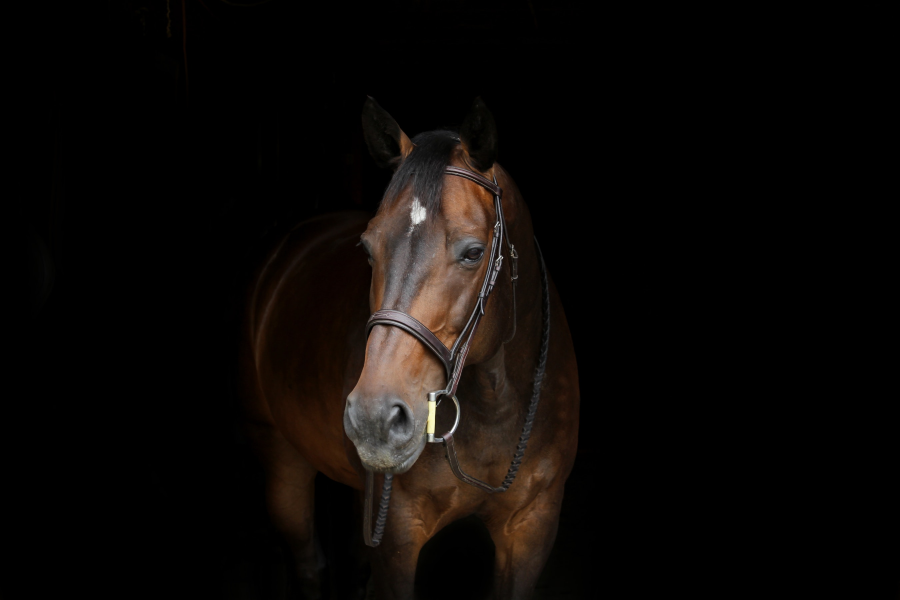
#> input picture 1_image_processing/horse.jpg, 2700 x 1800 px, found by its file name (shown at 1/3 size)
$ jupyter execute 5_Histogram_masking_equalization.ipynb   (shell and % lines are left out)
#> lines starting #> are read from the running program, lines starting #| are printed output that depends on the picture
[cell 1]
import cv2
import matplotlib.pyplot as plt
import numpy as np

[cell 2]
dark_horse= cv2.imread("C:/Artificial Intelligence/2_Computer_Vision/1_image_processing/horse.jpg")
#> dark_horse is the input picture: shape (1800, 2700, 3); mean B, G, R 6.9, 8.9, 12
show_horse=cv2.cvtColor(dark_horse, cv2.COLOR_BGR2RGB)
#dark_horse is in the form of BGR format
#and Show_horse is in the RGB format

rainbow= cv2.imread("C:/Artificial Intelligence/2_Computer_Vision/1_image_processing/rainbow.jpg")
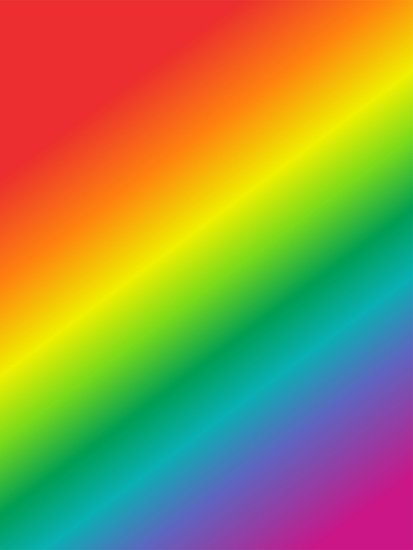
#> input picture 1_image_processing/rainbow.jpg, 413 x 550 px, found by its file name
#> rainbow is the input picture: shape (550, 413, 3); mean B, G, R 72.8, 142.3, 152.3
show_rainbow=cv2.cvtColor(rainbow, cv2.COLOR_BGR2RGB)

blue_bricks= cv2.imread("C:/Artificial Intelligence/2_Computer_Vision/1_image_processing/bricks.jpg")
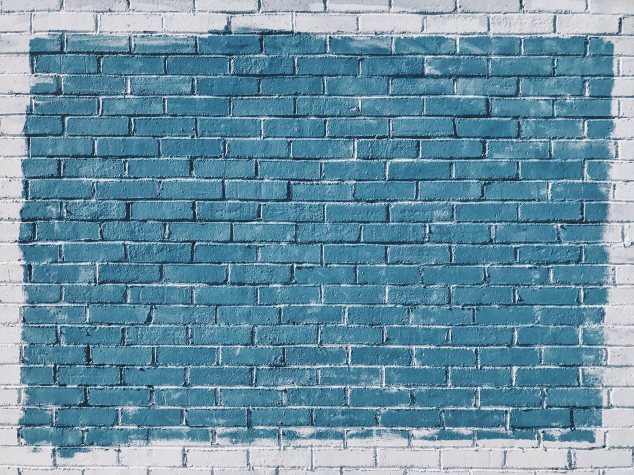
#> input picture 1_image_processing/bricks.jpg, 1267 x 950 px, found by its file name (shown at 1/2 size)
#> blue_bricks is the input picture: shape (950, 1267, 3); mean B, G, R 163.5, 144, 104.9
show_bricks=cv2.cvtColor(blue_bricks, cv2.COLOR_BGR2RGB)

[cell 3]
plt.imshow(dark_horse)

[cell 4]
plt.imshow(show_horse)

[cell 5]
plt.imshow(rainbow)

[cell 6]
plt.imshow(show_rainbow)

[cell 7]
plt.imshow(blue_bricks)

[cell 8]
plt.imshow(show_bricks)

#OpenCv Histogram
#uncomplete

cv2.calcHist(images, channels, mask, histSize, ranges[,hist[, accumulator]])

images:
channels:it is also given in square brackests, It is the index of channel for which we calculate histogram
,for example , if input is grayscale image , it svalue is [0],
[0]
[1]
[2]

[cell 9]
hist_values=cv2.calcHist([blue_bricks], channels=[0], mask=None, histSize=[256],ranges=[0,255])
#> hist_values = 256 values, max 19329 at index 150, min 0 at index 0, mean 4694.2

#here the blue channel is used

[cell 10]
hist_values.shape #256 hist size and 1: one channel
#> Out = (256, 1)

#let us visulaize the contribition of blue channel

[cell 11]
plt.plot(hist_values)
#> figure, not shown here; curve peaks at x = 150, y = 19329

[cell 12]
hist_values=cv2.calcHist([blue_bricks], channels=[1], mask=None, histSize=[256],ranges=[0,255])
#> hist_values = 256 values, max 17804 at index 124, min 0 at index 0, mean 4700.9

#here the Greeb channel is used

[cell 13]
hist_values.shape
#> Out = (256, 1)

[cell 14]
plt.plot(hist_values)
#> figure, not shown here; curve peaks at x = 124, y = 17804

[cell 15]
hist_values=cv2.calcHist([blue_bricks], channels=[2], mask=None, histSize=[256],ranges=[0,255])
#> hist_values = 256 values, max 16885 at index 63, min 0 at index 255, mean 4701.7

#here the red channel is used

[cell 16]
hist_values.shape
#> Out = (256, 1)

[cell 17]
plt.plot(hist_values)
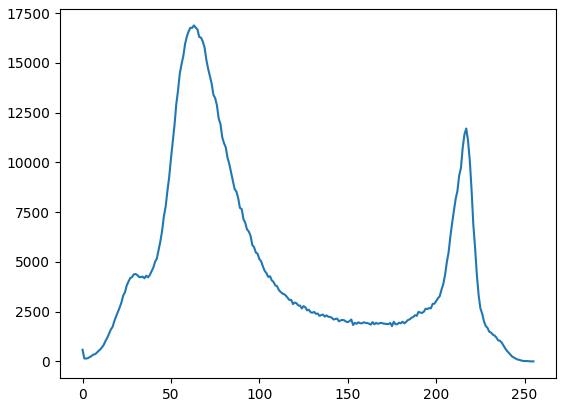
#> figure drawn by matplotlib, 1 panel; curve peaks at x = 63, y = 16885

[cell 18]
#eqaulization and masking are same

#this is give contribution blue channel in the overall image

[cell 19]
hist_values=cv2.calcHist([dark_horse], channels=[0], mask=None, histSize=[256],ranges=[0,255])
#> hist_values = 256 values, max 3726045 at index 0, min 0 at index 255, mean 18984.3

#here the blue channel is used

[cell 20]
hist_values.shape
#> Out = (256, 1)

[cell 21]
plt.plot(hist_values)
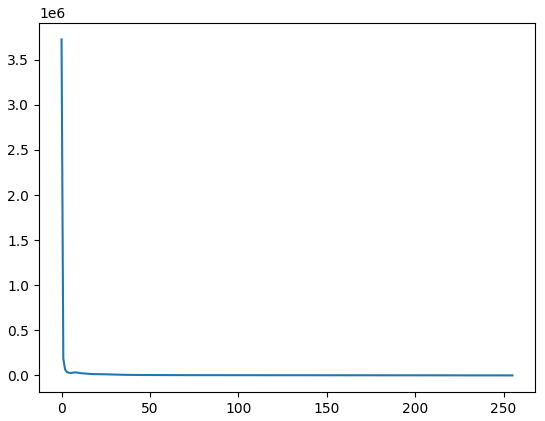
#> figure drawn by matplotlib, 1 panel; curve peaks at x = 0, y = 3726045

[cell 22]
hist_values=cv2.calcHist([dark_horse], channels=[2], mask=None, histSize=[256],ranges=[0,255])
#> hist_values = 256 values, max 3582424 at index 0, min 0 at index 255, mean 18984.3

#here the red channel is used

[cell 23]
hist_values.shape
#> Out = (256, 1)

[cell 24]
plt.plot(hist_values)
#> figure, not shown here; curve peaks at x = 0, y = 3582424

plt.imshow(show_horse)

[cell 25]
#to check the contribuction of each channel then write this code
img=blue_bricks
color=('b','g','r')
for i , col in enumerate(color):
    histr=cv2.calcHist([img], [i],None, [256], [0,256])
    plt.plot(histr, color=col)
    plt.xlim([0,256])
plt.title("Blue Bricks image")
plt.show()
#> figure, not shown here; curve peaks at x = 150, y = 19329; curve peaks at x = 124, y = 17804; curve peaks at x = 63, y = 16885

[cell 26]
img=dark_horse
color=('b','g','r')
for i , col in enumerate(color):
    histr=cv2.calcHist([img], [i],None, [256], [0,256])
    plt.plot(histr, color=col)
    plt.xlim([0,256])
plt.title("Dark Horse image")
plt.show()
#> figure, not shown here; curve peaks at x = 0, y = 3726045; curve peaks at x = 0, y = 3605157; curve peaks at x = 0, y = 3582424
#you can not see the contribution of each color or channel so you a=can add the ylim in that

[cell 27]
img=dark_horse
color=('b','g','r')
for i , col in enumerate(color):
    histr=cv2.calcHist([img], [i],None, [256], [0,256])
    plt.plot(histr, color=col)
    plt.xlim([0,256])
    plt.ylim(0, 500000)
plt.title(" Dark horse image")
plt.show()
#> figure, not shown here; curve peaks at x = 0, y = 3726045; curve peaks at x = 0, y = 3605157; curve peaks at x = 0, y = 3582424

[cell 28]
img=rainbow
color=('b','g','r')
for i , col in enumerate(color):
    histr=cv2.calcHist([img], [i],None, [256], [0,256])
    plt.plot(histr, color=col)
    plt.xlim([0,256])
plt.title("Rainbow image")
plt.show()
#> figure, not shown here; curve peaks at x = 48, y = 20751; curve peaks at x = 46, y = 18708; curve peaks at x = 236, y = 20471

# Masking

1. Masking in Computer Graphics:
Masking is a technique used in computer graphics to hide or obscure part of an image. Masking can be used for aesthetic purposes, to remove unwanted parts of an image, or to change the shape of an image. There are two types of masking: bitmasking and alpha masking. Bitmasking is a method of hiding pixels based on their color values. Alpha masking is a method of hiding pixels based on their opacity. Masking is often used in image editing applications such as Adobe Photoshop and GIMP.

2. Benefits of Masking:

- Variety of effects: Masking is an important concept in computer graphics, and can be used to create a variety of effects. Masking can be used to create transparency, blend two images together, or create a cutout effect.
- Create transparency: Masking can be used to create transparency by setting the opacity of an image. This can be useful for creating ghost effects or for making images appear to fade into the background.
- Blend two images: Masking can also be used to blend two images together. This is often done by using a gradient mask, which allows the two images to slowly blend together. This technique can be used to create a seamless transition between two images.
- Create a cutout effect: Masking can be used to create a cutout effect. This is usually done by using a black-and-white mask, with the black areas being cut out from the image. This technique can be used to isolate an object from its background or to remove unwanted elements from an image.

We can mask only certain part of image

[cell 29]
img=rainbow

[cell 30]
img.shape
#> Out = (550, 413, 3)

We want only (550 , 413) Then you can write img.shape[:2]

[cell 31]
#create the mask
mask= np.zeros(img.shape[:2], np.uint8)
mask[300:400, 100:400]= 255

[cell 32]
print(mask.dtype) #check the mask data type
mask=mask.astype('uint8') #convert mask to uint8 if necessary

[cell 33]
show_rainbow_resized=cv2.resize(show_rainbow, (mask.shape[1], mask.shape[0]))

[cell 34]
plt.imshow(mask,cmap='gray')
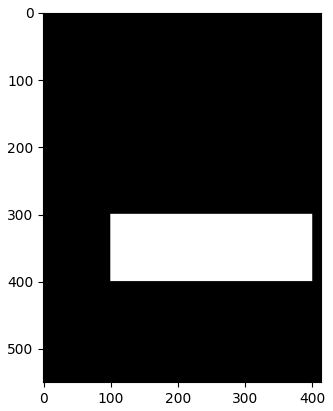
#> figure drawn by matplotlib, 1 panel

[cell 35]
masked_img= cv2.bitwise_and(img, img, mask=mask)
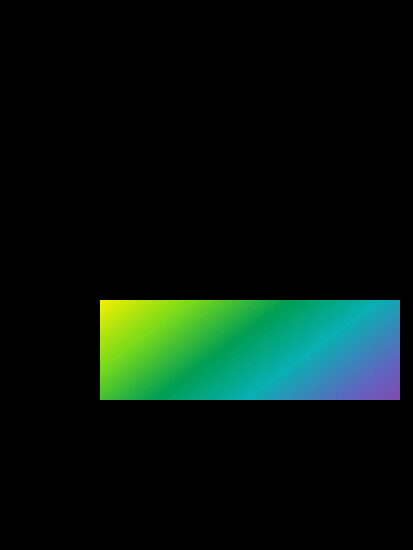
#> masked_img: shape (550, 413, 3); mean B, G, R 14.7, 22.5, 6.8
show_masked_img=cv2.bitwise_and(show_rainbow_resized, show_rainbow_resized, mask=mask)

[cell 36]
plt.imshow(show_masked_img)

# calculating the Histogram for Rainbow
#once the mask is properly  formmatted , you can safely compute the histogram

[cell 37]
hist_mask_values_red=cv2.calcHist([rainbow], channels=[2], mask=mask, histSize=[256], ranges=[0,256])
#> hist_mask_values_red = 256 values, max 1332 at index 1, min 0 at index 221, mean 117.2
hist_full_values_red=cv2.calcHist([rainbow], channels=[2], mask=None, histSize=[256], ranges=[0,256])
#> hist_full_values_red = 256 values, max 20471 at index 236, min 70 at index 226, mean 887.3

[cell 38]
plt.plot(hist_full_values_red)
plt.title('Histogram for RED values of the full image')
#> figure, not shown here; curve peaks at x = 236, y = 20471

[cell 39]
plt.plot(hist_mask_values_red)
plt.title('Histogram for RED values of the mask image')
#> figure, not shown here; curve peaks at x = 1, y = 1332

# ASSIGMENT:- Masking of Gorilla

[cell 40]
dark_gorilla= cv2.imread("C:/Artificial Intelligence/2_Computer_Vision/1_image_processing/gorilla.jpg")
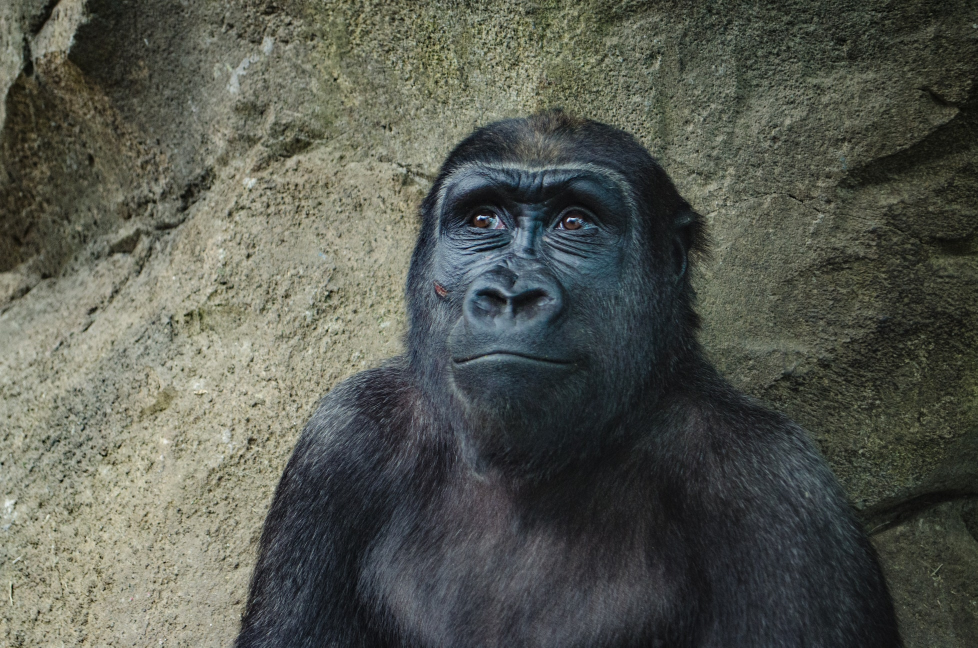
#> input picture 1_image_processing/gorilla.jpg, 1955 x 1295 px, found by its file name (shown at 1/2 size)
#> dark_gorilla is the input picture: shape (1295, 1955, 3); mean B, G, R 80.4, 88.9, 86
show_gorilla=cv2.cvtColor(dark_gorilla, cv2.COLOR_BGR2RGB)

[cell 41]
plt.imshow(dark_gorilla)

[cell 42]
plt.imshow(show_gorilla)

[cell 43]
img=dark_gorilla
color=('b','g','r')
for i , col in enumerate(color):
    histr=cv2.calcHist([img], [i],None, [256], [0,256])
    plt.plot(histr, color=col)
    plt.xlim([0,256])
plt.title("gorilla image")
plt.show()
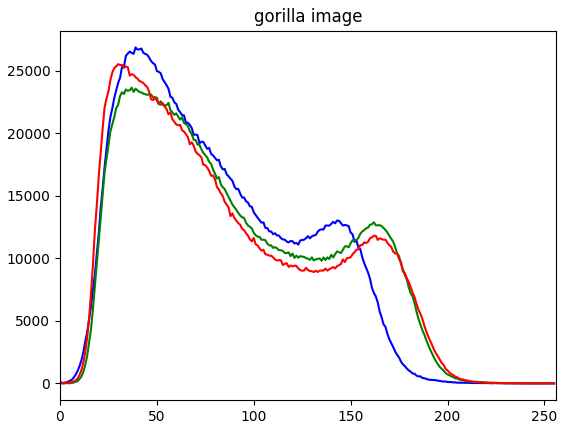
#> figure drawn by matplotlib, 1 panel; curve peaks at x = 39, y = 26876; curve peaks at x = 37, y = 23653; curve peaks at x = 30, y = 25537

[cell 44]
#create the mask
mask= np.zeros(img.shape[:2], np.uint8)
mask[400:480,870:1230]= 255

[cell 45]
show_gorilla_resized=cv2.resize(show_gorilla, (mask.shape[1], mask.shape[0]))

[cell 46]
show_gorilla_resized=cv2.resize(show_gorilla, (mask.shape[1], mask.shape[0]))

[cell 47]
plt.imshow(mask,cmap='gray')
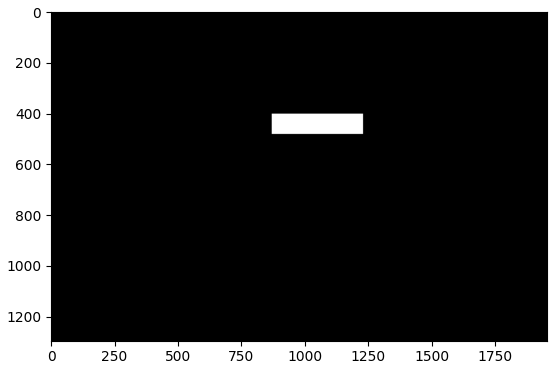
#> figure drawn by matplotlib, 1 panel

[cell 48]
masked_img= cv2.bitwise_and(img, img, mask=mask)
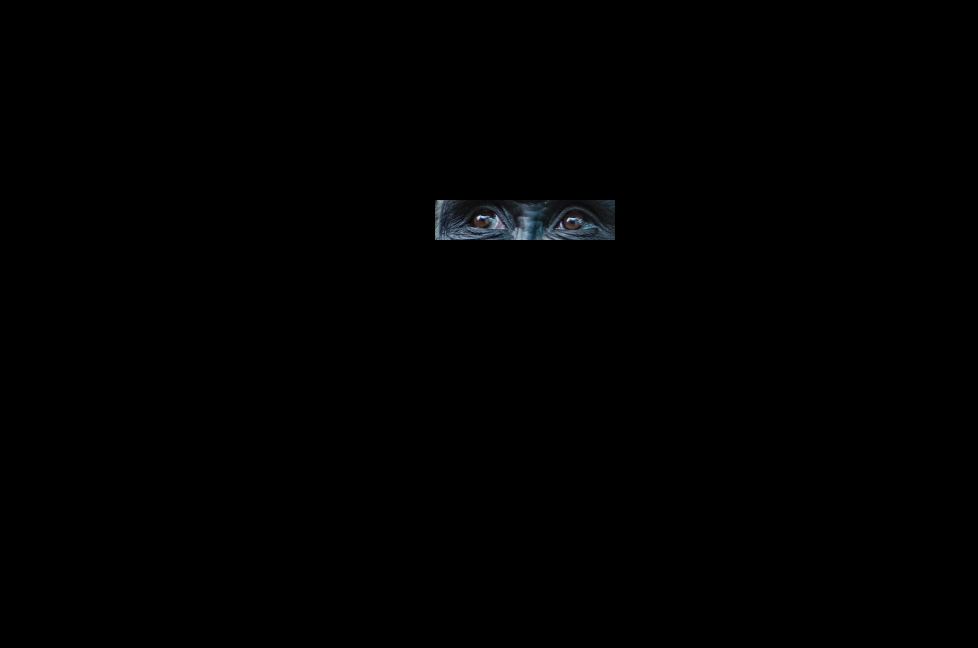
#> masked_img: shape (1295, 1955, 3) (shown at 1/2 size); mean B, G, R 0.8, 0.7, 0.6
show_gorilla_img=cv2.bitwise_and(show_gorilla_resized, show_gorilla_resized, mask=mask)
